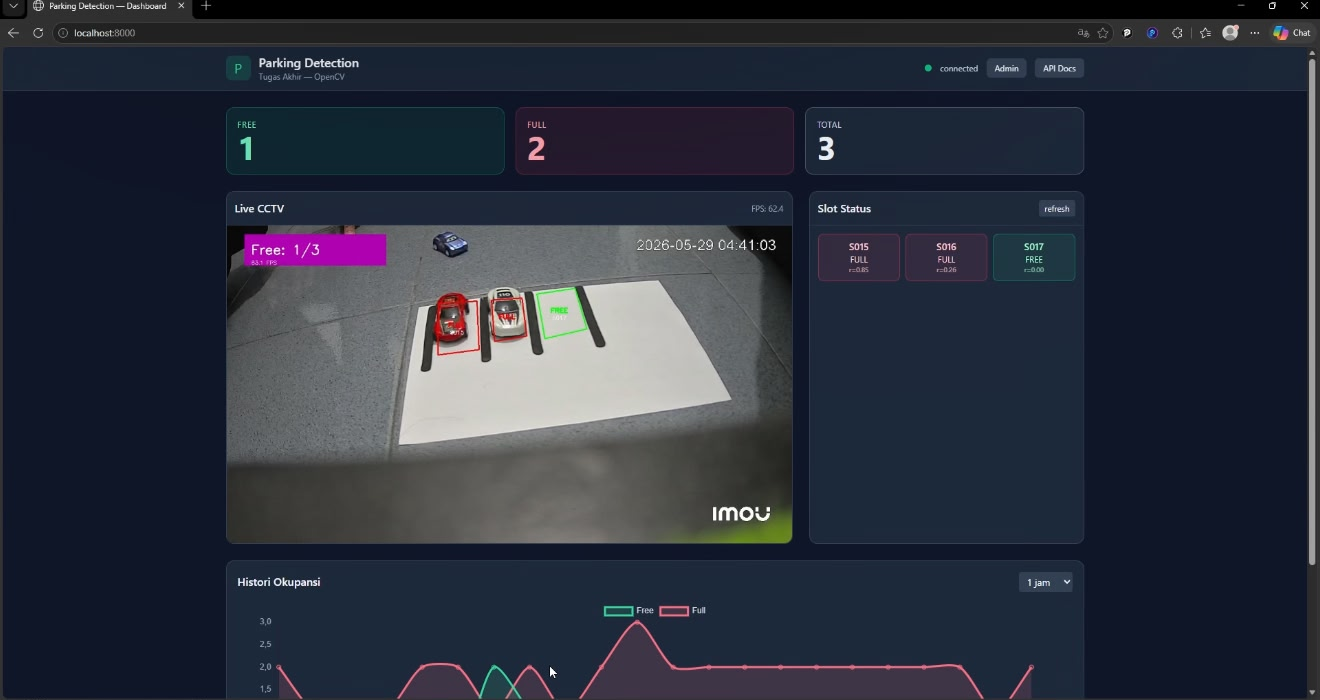
#> input picture WhatsApp Image 2026-06-05 at 08.22.33.jpeg, 1320 x 700 px
$ python -i preprocessor.py   (imports and definitions only)
#> lines starting #> are read from the running program, lines starting #| are printed output that depends on the picture; after the words box and inside, x2 and y2 are one past the last pixel; in counts of white or black regions, pixels touching at a corner belong together
#> further down, picture is the input picture: shape (700, 1320, 3); mean B, G, R 60.8, 47.9, 42.8
from __future__ import annotations

from typing import Optional, Tuple

import cv2
import numpy as np


def _create_shadow_mask(
    frame_bgr: np.ndarray,
    v_low: int = 20,
    v_high: int = 80,
) -> np.ndarray:
#> called with v_low = 20, v_high = 80
    hsv = cv2.cvtColor(frame_bgr, cv2.COLOR_BGR2HSV)
#> hsv: shape (700, 1320, 3); mean H, S, V 95.7, 107.7, 62.1
    _, v, _ = cv2.split(hsv)
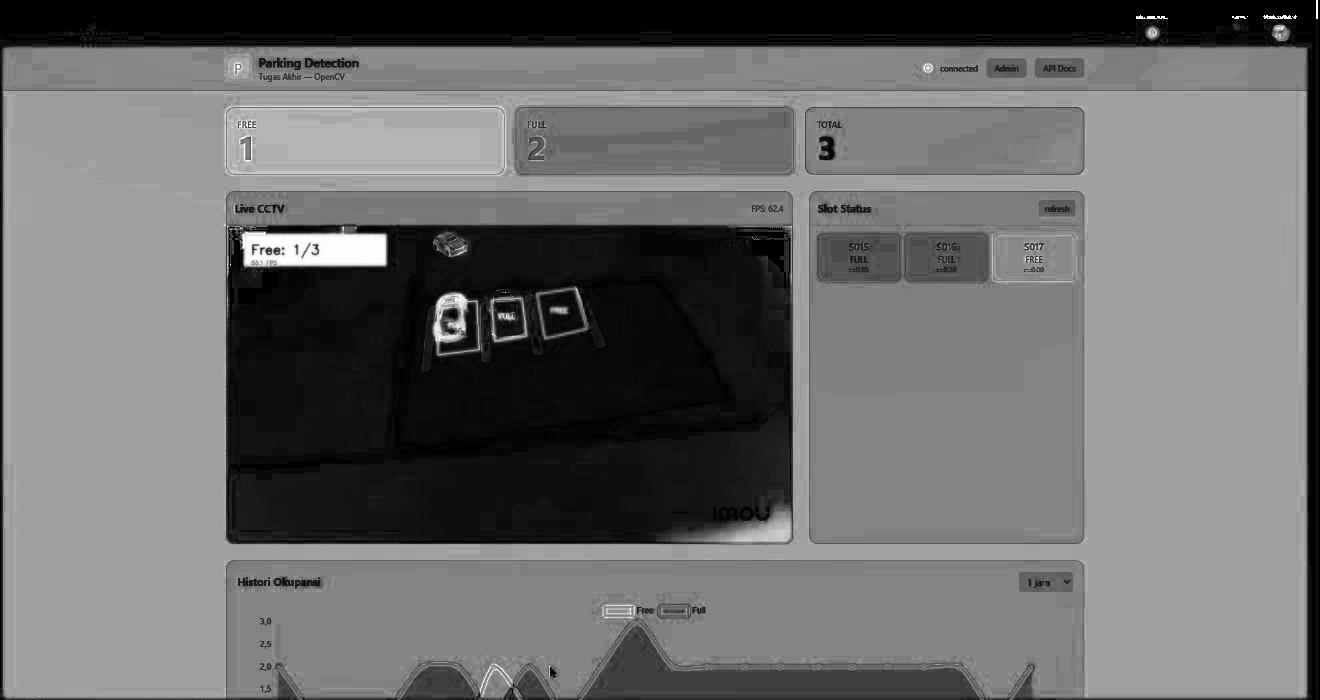
#> v: shape (700, 1320); min 0, max 255, mean 107.7
    shadow = cv2.inRange(v, v_low, v_high)
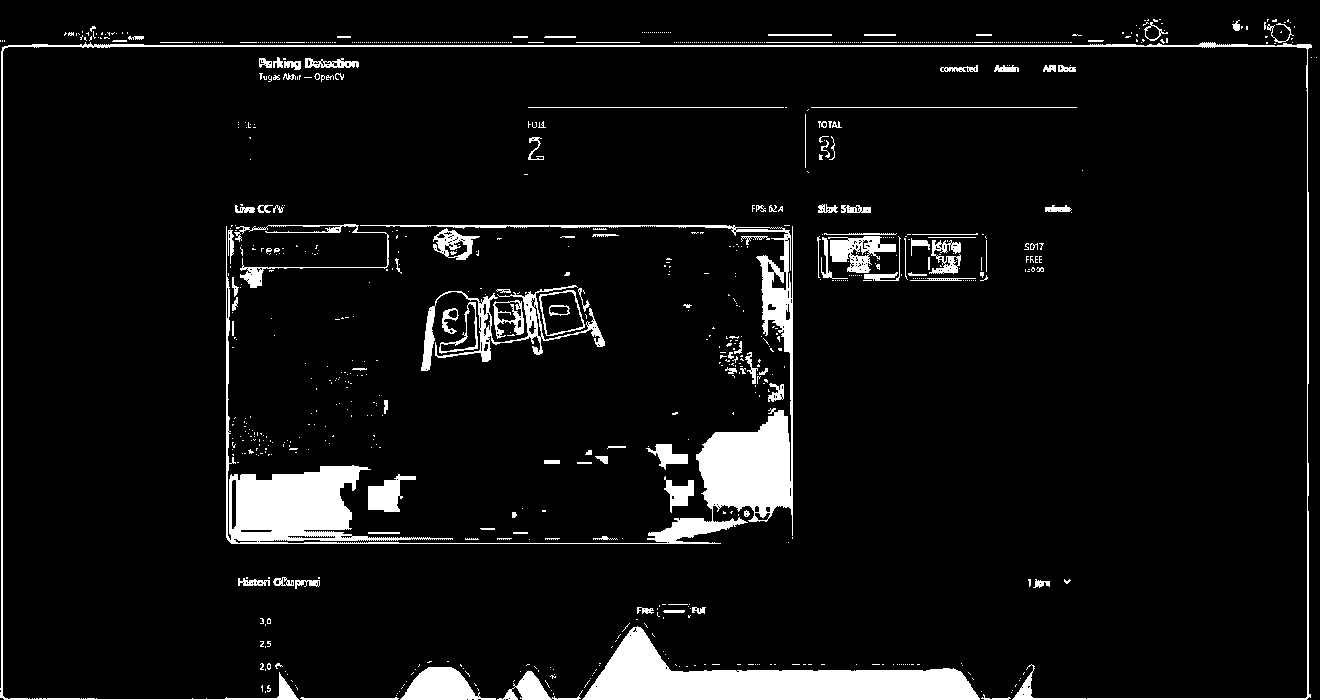
#> shadow: shape (700, 1320); 6.8% white; 949 white regions (822 under 20 px), largest, box (x1, y1, x2, y2) and area: (226, 225, 793, 544) 21471, (582, 626, 980, 700) 12923, (0, 42, 1312, 700) 6806
    kernel = np.ones((5, 5), np.uint8)
    shadow = cv2.morphologyEx(shadow, cv2.MORPH_CLOSE, kernel)
#> shadow: shape (700, 1320); 8.4% white; 202 white regions (134 under 20 px), largest, box (x1, y1, x2, y2) and area: (0, 19, 1317, 700) 28159, (226, 224, 793, 544) 27979, (421, 285, 605, 371) 5591
    shadow = cv2.morphologyEx(shadow, cv2.MORPH_OPEN, kernel)
#> shadow: shape (700, 1320); 7.3% white; 84 white regions (1 under 20 px), largest, box (x1, y1, x2, y2) and area: (577, 627, 985, 700) 13263, (226, 466, 453, 544) 9690, (647, 408, 793, 544) 9226
    return shadow


def preprocess(
    frame: np.ndarray,
    blur_ksize: int = 5,
    threshold_value: int = 150,
    threshold_mode: str = "adaptive",
    use_clahe: bool = True,
    adaptive_block_size: int = 25,
    adaptive_c: int = 3,
    median_ksize: int = 5,
    dilate_iter: int = 1,
    remove_shadows: bool = True,
    shadow_v_low: int = 20,
    shadow_v_high: int = 80,
    close_ksize: int = 3,
) -> Tuple[np.ndarray, Optional[np.ndarray]]:
    if frame is None or frame.size == 0:
        raise ValueError("Frame kosong / None")

    if frame.ndim == 2:
        gray = frame
        bgr = cv2.cvtColor(frame, cv2.COLOR_GRAY2BGR) if remove_shadows else None
    else:
        gray = cv2.cvtColor(frame, cv2.COLOR_BGR2GRAY)
        bgr = frame if remove_shadows else None

    shadow_mask = None
    if remove_shadows and bgr is not None:
        shadow_mask = _create_shadow_mask(bgr, v_low=shadow_v_low, v_high=shadow_v_high)

    if use_clahe:
        clahe = cv2.createCLAHE(clipLimit=3.0, tileGridSize=(8, 8))
        gray = clahe.apply(gray)
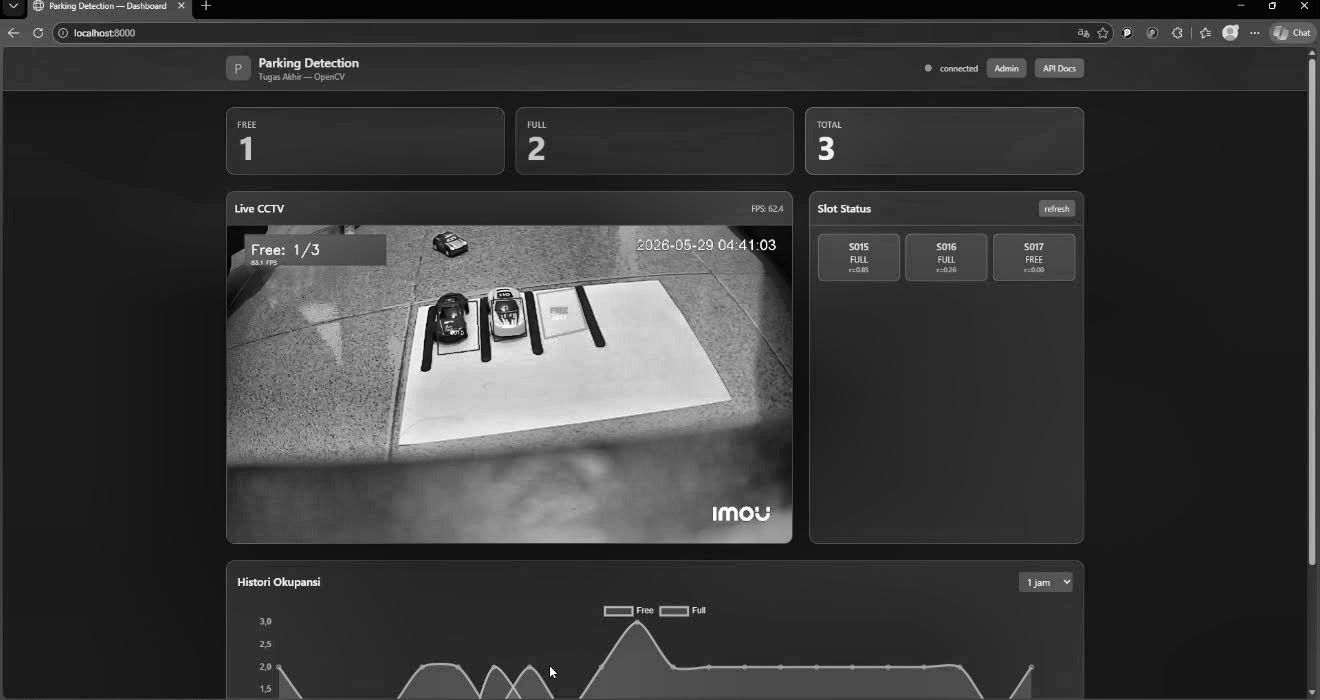
#> gray: shape (700, 1320); min 1, max 255, mean 56.9

    blur = cv2.GaussianBlur(gray, (blur_ksize, blur_ksize), 1)

    mode = threshold_mode.lower().strip()
    if mode == "adaptive":
        if adaptive_block_size <= 1:
            adaptive_block_size = 3
        if adaptive_block_size % 2 == 0:
            adaptive_block_size += 1
        thresh = cv2.adaptiveThreshold(
            blur,
            255,
            cv2.ADAPTIVE_THRESH_GAUSSIAN_C,
            cv2.THRESH_BINARY_INV,
            adaptive_block_size,
            adaptive_c,
        )
#> thresh: shape (700, 1320); 18.3% white; 1036 white regions (725 under 20 px), largest, box (x1, y1, x2, y2) and area: (3, 46, 1320, 699) 67789, (53, 23, 1113, 43) 11015, (230, 597, 1079, 700) 10133
    elif mode == "otsu":
        _, thresh = cv2.threshold(
            blur,
            0,
            255,
            cv2.THRESH_BINARY_INV + cv2.THRESH_OTSU,
        )
    elif mode == "manual":
        _, thresh = cv2.threshold(
            blur,
            threshold_value,
            255,
            cv2.THRESH_BINARY_INV,
        )
    else:
        raise ValueError("threshold_mode harus salah satu dari: adaptive, otsu, manual")

    if shadow_mask is not None:
        thresh = cv2.bitwise_and(thresh, cv2.bitwise_not(shadow_mask))
#> thresh: shape (700, 1320); 16.7% white; 1054 white regions (753 under 20 px), largest, box (x1, y1, x2, y2) and area: (3, 46, 1320, 699) 67605, (53, 23, 1113, 43) 10599, (230, 597, 1079, 700) 10000

    median = cv2.medianBlur(thresh, median_ksize)
#> median: shape (700, 1320); 15.9% white; 421 white regions (210 under 20 px), largest, box (x1, y1, x2, y2) and area: (3, 0, 1320, 698) 78407, (53, 23, 1113, 43) 10640, (231, 597, 1077, 700) 10366

    kernel = np.ones((3, 3), np.uint8)
    dilated = cv2.dilate(median, kernel, iterations=dilate_iter)
#> dilated: shape (700, 1320); 22.1% white; 325 white regions (38 under 20 px), largest, box (x1, y1, x2, y2) and area: (2, 0, 1320, 700) 102291, (52, 22, 1114, 44) 14970, (230, 596, 1078, 700) 14402

    if close_ksize >= 3:
        close_kernel = np.ones((close_ksize, close_ksize), np.uint8)
        dilated = cv2.morphologyEx(dilated, cv2.MORPH_CLOSE, close_kernel)
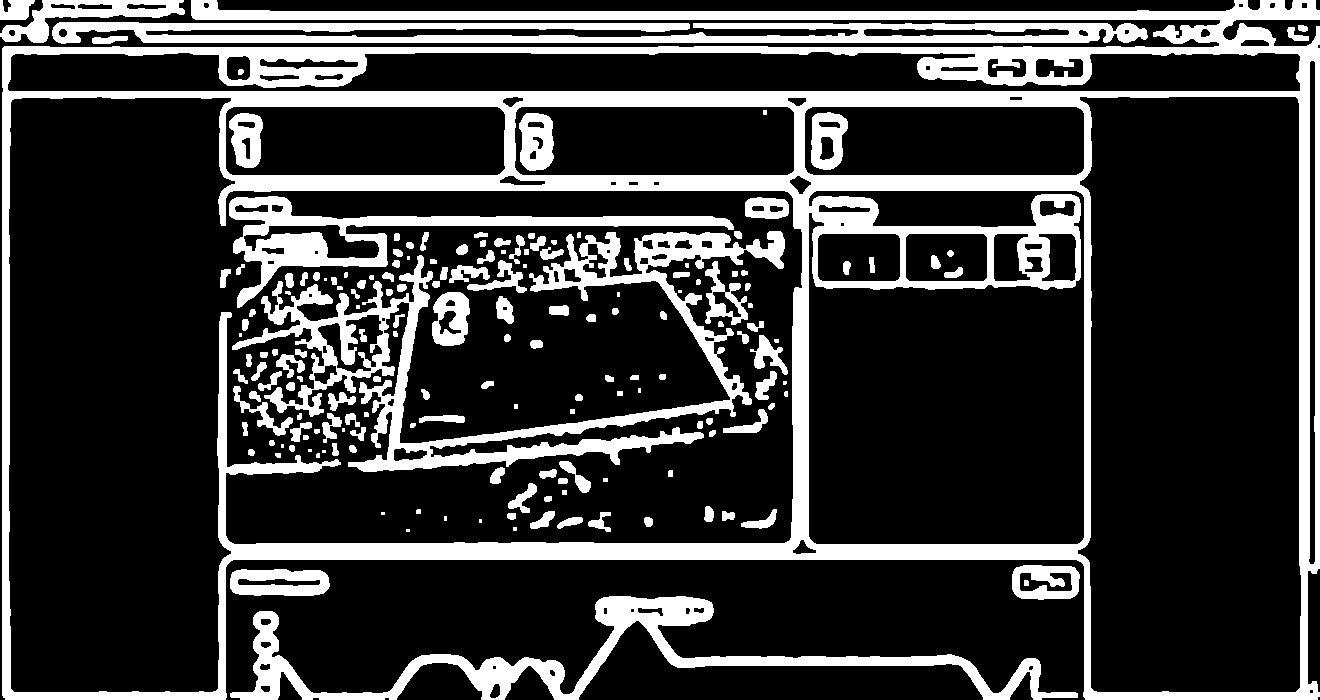
#> dilated: shape (700, 1320); 22.7% white; 174 white regions (21 under 20 px), largest, box (x1, y1, x2, y2) and area: (2, 0, 1320, 700) 115820, (232, 231, 785, 472) 24578, (52, 22, 1148, 44) 15453

    return dilated, shadow_mask


def compute_adaptive_threshold(
    frame: np.ndarray,
    base_threshold: float = 0.18,
    min_threshold: float = 0.08,
    max_threshold: float = 0.35,
) -> float:
    if frame is None or frame.size == 0:
        return base_threshold

    if frame.ndim == 3:
        gray = cv2.cvtColor(frame, cv2.COLOR_BGR2GRAY)
    else:
        gray = frame

    mean_brightness = float(np.mean(gray))
    brightness_factor = mean_brightness / 128.0
    adjusted = base_threshold * brightness_factor
    return float(np.clip(adjusted, min_threshold, max_threshold))

>>> import cv2
>>> picture = cv2.imread('../../WhatsApp Image 2026-06-05 at 08.22.33.jpeg')
>>> result = preprocess(picture)
